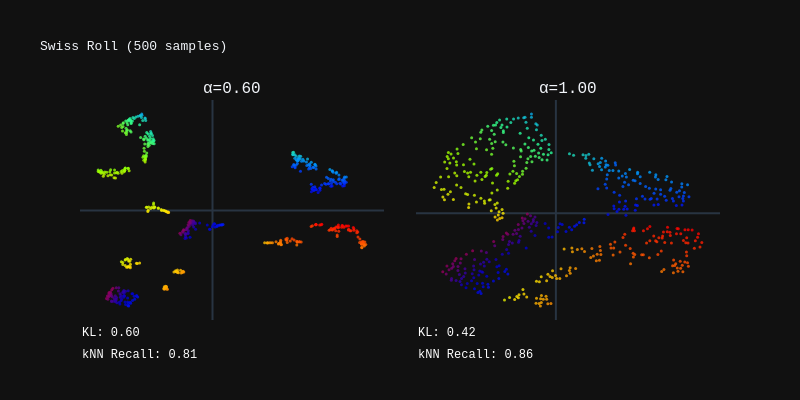

The code cell stored with this chart in its notebook:
### Code cell
utils.plot_TSNE(
    tsne_results=tsne_results_loaded,
    title="Swiss Roll (500 samples)",
    display_metrics=True,
    use_custom_colors=False,
    labeled=False,
    grid=(1, 2),
    show=False,
    width=800,
    height=400,
)

### Figure 1 — Plotly figure (JSON) as saved in the notebook; plotly's stock layout.template omitted (floating-point values rounded to 4 significant figures; data arrays with more than 128 entries replaced by an {"elided": "..."} marker saying what was removed)
{"data": [{"marker": {"color": {"elided": "500 float values"}, "colorscale": [[0, "rgb(150,0,90)"], [0.125, "rgb(0,0,200)"], [0.25, "rgb(0,25,255)"], [0.375, "rgb(0,152,255)"], [0.5, "rgb(44,255,150)"], [0.625, "rgb(151,255,0)"], [0.75, "rgb(255,234,0)"], [0.875, "rgb(255,111,0)"], [1, "rgb(255,0,0)"]], "opacity": 0.8, "size": 3}, "mode": "markers", "showlegend": false, "type": "scatter", "x": {"elided": "500 float values"}, "xaxis": "x", "y": {"elided": "500 float values"}, "yaxis": "y"}, {"marker": {"color": {"elided": "500 float values"}, "colorscale": [[0, "rgb(150,0,90)"], [0.125, "rgb(0,0,200)"], [0.25, "rgb(0,25,255)"], [0.375, "rgb(0,152,255)"], [0.5, "rgb(44,255,150)"], [0.625, "rgb(151,255,0)"], [0.75, "rgb(255,234,0)"], [0.875, "rgb(255,111,0)"], [1, "rgb(255,0,0)"]], "opacity": 0.8, "size": 3}, "mode": "markers", "showlegend": false, "type": "scatter", "x": {"elided": "500 float values"}, "xaxis": "x2", "y": {"elided": "500 float values"}, "yaxis": "y2"}], "layout": {"annotations": [{"font": {"size": 16}, "showarrow": false, "text": "α=0.60", "x": 0.2375, "xanchor": "center", "xref": "paper", "y": 1, "yanchor": "bottom", "yref": "paper"}, {"font": {"size": 16}, "showarrow": false, "text": "α=1.00", "x": 0.7625, "xanchor": "center", "xref": "paper", "y": 1, "yanchor": "bottom", "yref": "paper"}, {"font": {"color": "white", "size": 12}, "showarrow": false, "text": "KL: 0.60", "x": 0, "xref": "x domain", "y": -0.1, "yref": "y domain"}, {"font": {"color": "white", "size": 12}, "showarrow": false, "text": "kNN Recall: 0.81", "x": 0, "xref": "x domain", "y": -0.2, "yref": "y domain"}, {"font": {"color": "white", "size": 12}, "showarrow": false, "text": "KL: 0.42", "x": 0, "xref": "x2 domain", "y": -0.1, "yref": "y2 domain"}, {"font": {"color": "white", "size": 12}, "showarrow": false, "text": "kNN Recall: 0.86", "x": 0, "xref": "x2 domain", "y": -0.2, "yref": "y2 domain"}], "font": {"family": "Courier New, monospace", "size": 9}, "height": 400, "title": {"text": "Swiss Roll (500 samples)"}, "width": 800, "xaxis": {"anchor": "y", "domain": [0, 0.475], "showgrid": false, "showticklabels": false}, "xaxis2": {"anchor": "y2", "domain": [0.525, 1], "showgrid": false, "showticklabels": false}, "yaxis": {"anchor": "x", "domain": [0, 1], "showgrid": false, "showticklabels": false}, "yaxis2": {"anchor": "x2", "domain": [0, 1], "showgrid": false, "showticklabels": false}}}
